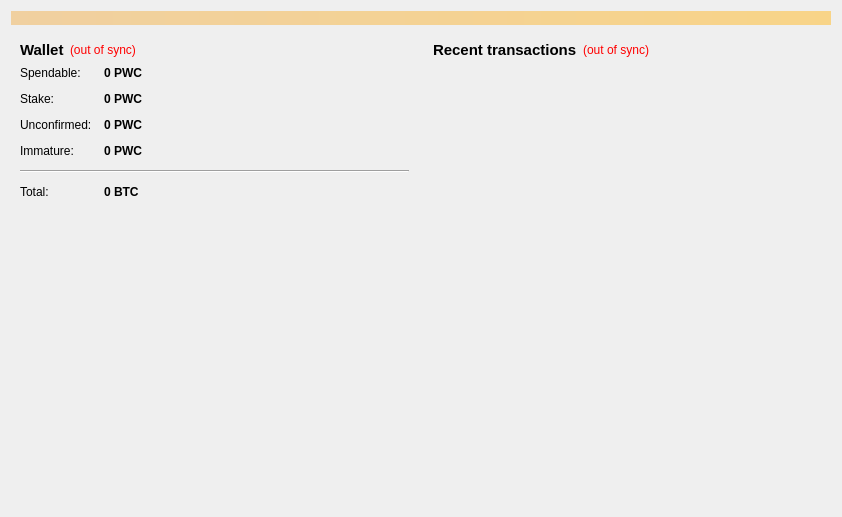
<?xml version="1.0" encoding="UTF-8"?>
<ui version="4.0">
 <class>OverviewPage</class>
 <widget class="QWidget" name="OverviewPage">
  <property name="geometry">
   <rect>
    <x>0</x>
    <y>0</y>
    <width>842</width>
    <height>517</height>
   </rect>
  </property>
  <property name="windowTitle">
   <string>Form</string>
  </property>
  <layout class="QVBoxLayout" name="topLayout">
   <item>
    <widget class="QLabel" name="labelAlerts">
     <property name="visible">
      <bool>false</bool>
     </property>
     <property name="styleSheet">
      <string notr="true">background-color: qlineargradient(x1: 0, y1: 0, x2: 1, y2: 0, stop:0 #F0D0A0, stop:1 #F8D488);  color:#000000
</string>
     </property>
     <property name="wordWrap">
      <bool>true</bool>
     </property>
     <property name="margin">
      <number>3</number>
     </property>
    </widget>
   </item>
   <item>
    <layout class="QHBoxLayout" name="horizontalLayout" stretch="1,1">
     <item>
      <layout class="QVBoxLayout" name="verticalLayout_2">
       <item>
        <widget class="QWidget" name="widget" native="true">
         <layout class="QVBoxLayout" name="verticalLayout_4">
          <item>
           <layout class="QHBoxLayout" name="horizontalLayout_4">
            <item>
             <widget class="QLabel" name="label_5">
              <property name="font">
               <font>
                <pointsize>11</pointsize>
                <weight>75</weight>
                <bold>true</bold>
               </font>
              </property>
              <property name="text">
               <string>Wallet</string>
              </property>
             </widget>
            </item>
            <item>
             <widget class="QLabel" name="labelWalletStatus">
              <property name="toolTip">
               <string>The displayed information may be out of date. Your wallet automatically synchronizes with the PWC network after a connection is established, but this process has not completed yet.</string>
              </property>
              <property name="styleSheet">
               <string notr="true">QLabel { color: red; }</string>
              </property>
              <property name="text">
               <string notr="true">(out of sync)</string>
              </property>
              <property name="alignment">
               <set>Qt::AlignLeading|Qt::AlignLeft|Qt::AlignVCenter</set>
              </property>
             </widget>
            </item>
            <item>
             <spacer name="horizontalSpacer_2">
              <property name="orientation">
               <enum>Qt::Horizontal</enum>
              </property>
              <property name="sizeHint" stdset="0">
               <size>
                <width>40</width>
                <height>20</height>
               </size>
              </property>
             </spacer>
            </item>
           </layout>
          </item>
          <item>
           <layout class="QFormLayout" name="formLayout_2">
            <property name="fieldGrowthPolicy">
             <enum>QFormLayout::AllNonFixedFieldsGrow</enum>
            </property>
            <property name="horizontalSpacing">
             <number>12</number>
            </property>
            <property name="verticalSpacing">
             <number>12</number>
            </property>
            <item row="0" column="0">
             <widget class="QLabel" name="label">
              <property name="text">
               <string>Spendable:</string>
              </property>
             </widget>
            </item>
            <item row="0" column="1">
             <widget class="QLabel" name="labelBalance">
              <property name="font">
               <font>
                <weight>75</weight>
                <bold>true</bold>
               </font>
              </property>
              <property name="cursor">
               <cursorShape>IBeamCursor</cursorShape>
              </property>
              <property name="toolTip">
               <string>Your current spendable balance</string>
              </property>
              <property name="text">
               <string notr="true">0 PWC</string>
              </property>
              <property name="alignment">
               <set>Qt::AlignLeading|Qt::AlignLeft|Qt::AlignVCenter</set>
              </property>
              <property name="textInteractionFlags">
               <set>Qt::LinksAccessibleByMouse|Qt::TextSelectableByKeyboard|Qt::TextSelectableByMouse</set>
              </property>
             </widget>
            </item>
            <item row="1" column="0">
             <widget class="QLabel" name="label_6">
              <property name="text">
               <string>Stake:</string>
              </property>
             </widget>
            </item>
            <item row="1" column="1">
             <widget class="QLabel" name="labelStake">
              <property name="font">
               <font>
                <weight>75</weight>
                <bold>true</bold>
               </font>
              </property>
              <property name="cursor">
               <cursorShape>IBeamCursor</cursorShape>
              </property>
              <property name="toolTip">
               <string>Total of coins that was staked, and do not yet count toward the current balance</string>
              </property>
              <property name="text">
               <string notr="true">0 PWC</string>
              </property>
              <property name="alignment">
               <set>Qt::AlignLeading|Qt::AlignLeft|Qt::AlignVCenter</set>
              </property>
              <property name="textInteractionFlags">
               <set>Qt::LinksAccessibleByMouse|Qt::TextSelectableByKeyboard|Qt::TextSelectableByMouse</set>
              </property>
             </widget>
            </item>
            <item row="2" column="0">
             <widget class="QLabel" name="label_3">
              <property name="text">
               <string>Unconfirmed:</string>
              </property>
             </widget>
            </item>
            <item row="2" column="1">
             <widget class="QLabel" name="labelUnconfirmed">
              <property name="font">
               <font>
                <weight>75</weight>
                <bold>true</bold>
               </font>
              </property>
              <property name="cursor">
               <cursorShape>IBeamCursor</cursorShape>
              </property>
              <property name="toolTip">
               <string>Total of transactions that have yet to be confirmed, and do not yet count toward the current balance</string>
              </property>
              <property name="text">
               <string notr="true">0 PWC</string>
              </property>
              <property name="alignment">
               <set>Qt::AlignLeading|Qt::AlignLeft|Qt::AlignVCenter</set>
              </property>
              <property name="textInteractionFlags">
               <set>Qt::LinksAccessibleByMouse|Qt::TextSelectableByKeyboard|Qt::TextSelectableByMouse</set>
              </property>
             </widget>
            </item>
            <item row="3" column="0">
             <widget class="QLabel" name="labelImmatureText">
              <property name="text">
               <string>Immature:</string>
              </property>
             </widget>
            </item>
            <item row="3" column="1">
             <widget class="QLabel" name="labelImmature">
              <property name="font">
               <font>
                <weight>75</weight>
                <bold>true</bold>
               </font>
              </property>
              <property name="toolTip">
               <string>Mined balance that has not yet matured</string>
              </property>
              <property name="text">
               <string notr="true">0 PWC</string>
              </property>
              <property name="alignment">
               <set>Qt::AlignLeading|Qt::AlignLeft|Qt::AlignVCenter</set>
              </property>
              <property name="textInteractionFlags">
               <set>Qt::LinksAccessibleByMouse|Qt::TextSelectableByKeyboard|Qt::TextSelectableByMouse</set>
              </property>
             </widget>
            </item>
            <item row="4" column="0" colspan="2">
             <widget class="Line" name="line">
              <property name="maximumSize">
               <size>
                <width>16777215</width>
                <height>16777215</height>
               </size>
              </property>
              <property name="orientation">
               <enum>Qt::Horizontal</enum>
              </property>
             </widget>
            </item>
            <item row="5" column="0">
             <widget class="QLabel" name="labelTotalText">
              <property name="text">
               <string>Total:</string>
              </property>
             </widget>
            </item>
            <item row="5" column="1">
             <widget class="QLabel" name="labelTotal">
              <property name="font">
               <font>
                <weight>75</weight>
                <bold>true</bold>
               </font>
              </property>
              <property name="cursor">
               <cursorShape>IBeamCursor</cursorShape>
              </property>
              <property name="toolTip">
               <string>Your current total balance</string>
              </property>
              <property name="text">
               <string notr="true">0 BTC</string>
              </property>
              <property name="alignment">
               <set>Qt::AlignLeading|Qt::AlignLeft|Qt::AlignVCenter</set>
              </property>
              <property name="textInteractionFlags">
               <set>Qt::LinksAccessibleByMouse|Qt::TextSelectableByKeyboard|Qt::TextSelectableByMouse</set>
              </property>
             </widget>
            </item>
           </layout>
          </item>
         </layout>
        </widget>
       </item>
       <item>
        <spacer name="verticalSpacer_2">
         <property name="orientation">
          <enum>Qt::Vertical</enum>
         </property>
         <property name="sizeHint" stdset="0">
          <size>
           <width>20</width>
           <height>40</height>
          </size>
         </property>
        </spacer>
       </item>
       <item>
        <widget class="QLabel" name="label_overview_pic">
         <property name="sizePolicy">
          <sizepolicy hsizetype="Preferred" vsizetype="Preferred">
           <horstretch>0</horstretch>
           <verstretch>0</verstretch>
          </sizepolicy>
         </property>
         <property name="minimumSize">
          <size>
           <width>0</width>
           <height>0</height>
          </size>
         </property>
         <property name="maximumSize">
          <size>
           <width>500</width>
           <height>500</height>
          </size>
         </property>
         <property name="text">
          <string/>
         </property>
         <property name="pixmap">
          <pixmap resource="../bitcoin.qrc">:/images/wallet_bg</pixmap>
         </property>
         <property name="alignment">
          <set>Qt::AlignCenter</set>
         </property>
         <property name="margin">
          <number>20</number>
         </property>
        </widget>
       </item>
       <item>
        <spacer name="verticalSpacer">
         <property name="orientation">
          <enum>Qt::Vertical</enum>
         </property>
         <property name="sizeHint" stdset="0">
          <size>
           <width>20</width>
           <height>40</height>
          </size>
         </property>
        </spacer>
       </item>
      </layout>
     </item>
     <item>
      <layout class="QVBoxLayout" name="verticalLayout_3">
       <item>
        <widget class="QWidget" name="widget_2" native="true">
         <layout class="QVBoxLayout" name="verticalLayout">
          <item>
           <layout class="QHBoxLayout" name="horizontalLayout_2">
            <item>
             <widget class="QLabel" name="label_4">
              <property name="font">
               <font>
                <pointsize>11</pointsize>
                <weight>75</weight>
                <bold>true</bold>
               </font>
              </property>
              <property name="text">
               <string>&lt;b&gt;Recent transactions&lt;/b&gt;</string>
              </property>
             </widget>
            </item>
            <item>
             <widget class="QLabel" name="labelTransactionsStatus">
              <property name="toolTip">
               <string>The displayed information may be out of date. Your wallet automatically synchronizes with the PWC network after a connection is established, but this process has not completed yet.</string>
              </property>
              <property name="styleSheet">
               <string notr="true">QLabel { color: red; }</string>
              </property>
              <property name="text">
               <string notr="true">(out of sync)</string>
              </property>
              <property name="alignment">
               <set>Qt::AlignRight|Qt::AlignTrailing|Qt::AlignVCenter</set>
              </property>
             </widget>
            </item>
            <item>
             <spacer name="horizontalSpacer">
              <property name="orientation">
               <enum>Qt::Horizontal</enum>
              </property>
              <property name="sizeHint" stdset="0">
               <size>
                <width>40</width>
                <height>20</height>
               </size>
              </property>
             </spacer>
            </item>
           </layout>
          </item>
          <item>
           <widget class="QListView" name="listTransactions">
            <property name="styleSheet">
             <string notr="true">QListView { background: transparent; }</string>
            </property>
            <property name="frameShape">
             <enum>QFrame::NoFrame</enum>
            </property>
            <property name="verticalScrollBarPolicy">
             <enum>Qt::ScrollBarAlwaysOff</enum>
            </property>
            <property name="horizontalScrollBarPolicy">
             <enum>Qt::ScrollBarAlwaysOff</enum>
            </property>
            <property name="selectionMode">
             <enum>QAbstractItemView::NoSelection</enum>
            </property>
           </widget>
          </item>
         </layout>
        </widget>
       </item>
      </layout>
     </item>
    </layout>
   </item>
  </layout>
 </widget>
 <resources>
  <include location="../bitcoin.qrc"/>
 </resources>
 <connections/>
</ui>
